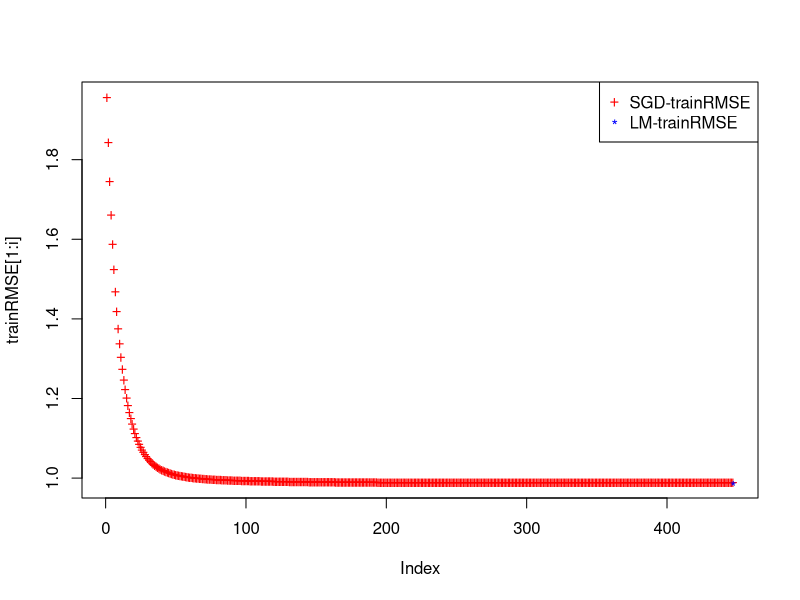
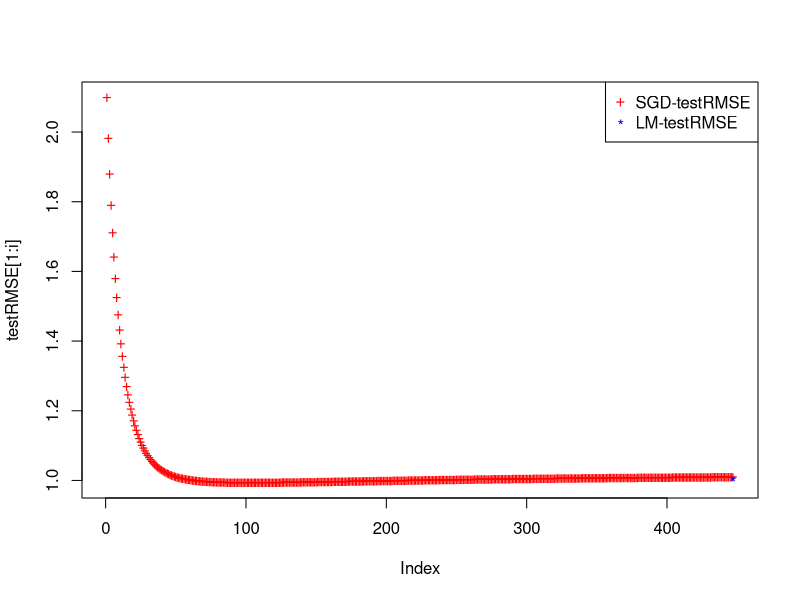
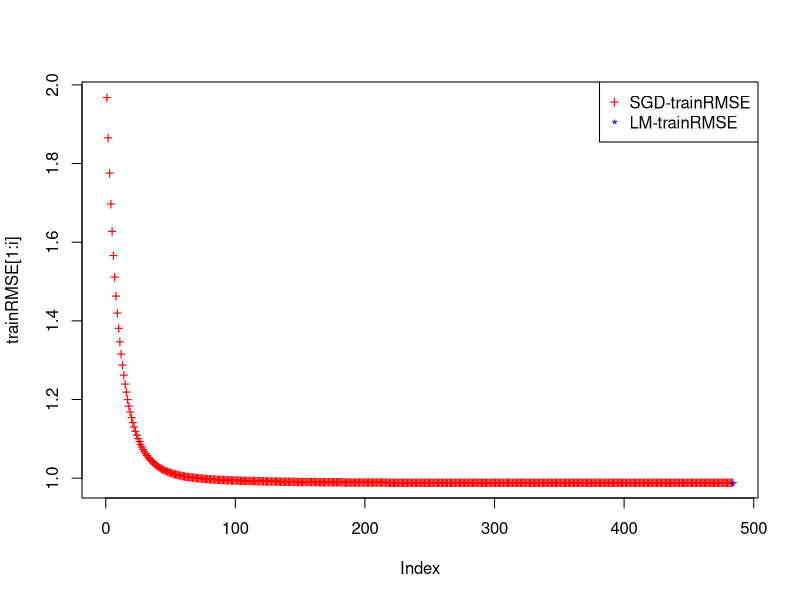
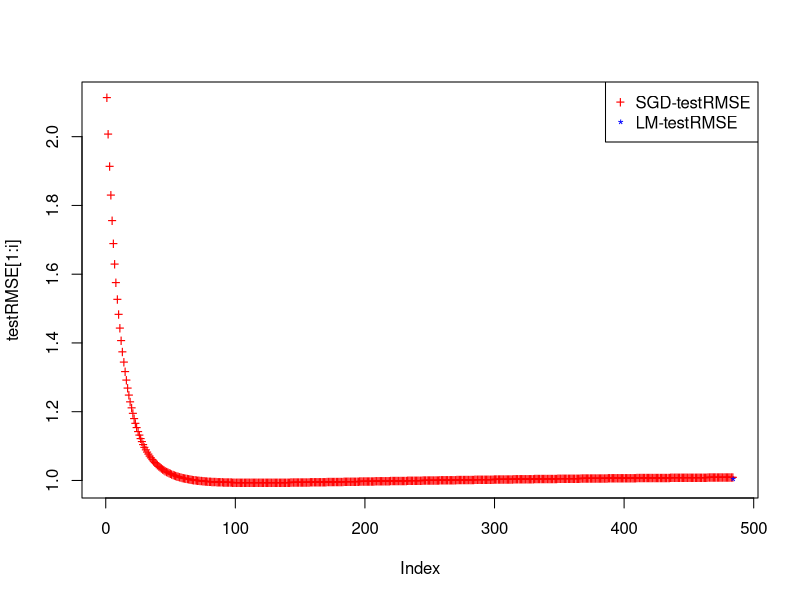
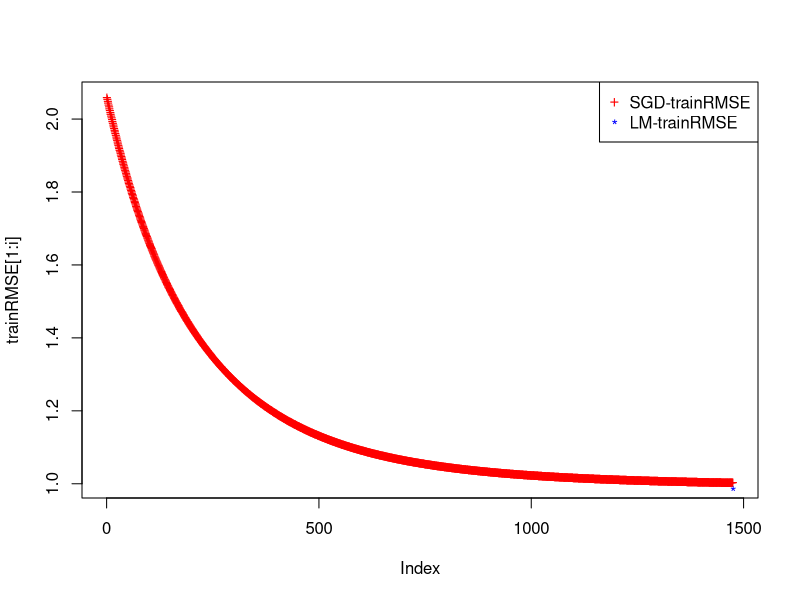
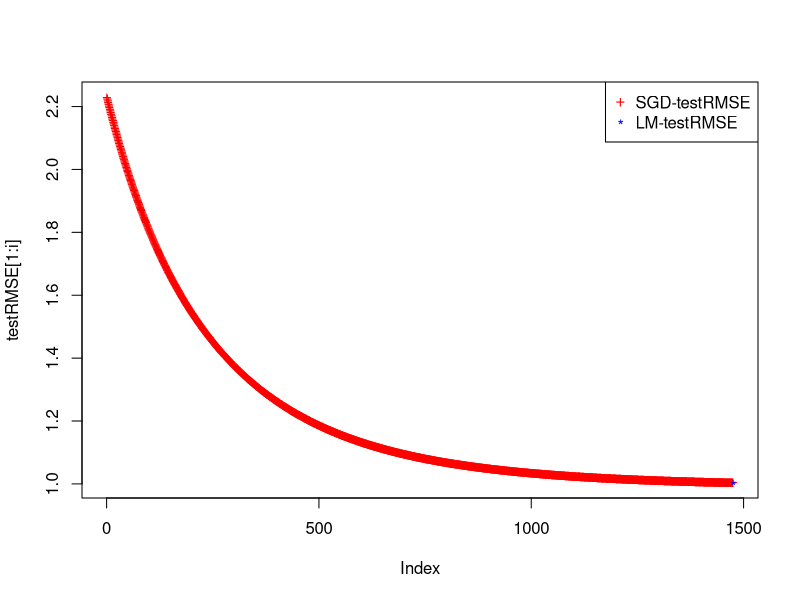

Reproduce these figures in R, in order.
#load data
ff_train = read.csv("forestfire-train.csv", header = TRUE)
ff_test = read.csv("forestfire-test.csv", header = TRUE)

#center and scale data
pffTrain = scale(ff_train,center=TRUE,scale=TRUE)
pffTest =  scale(ff_test,center=TRUE,scale=TRUE)


#suggested method to center and scale data
#returns data frame
# use this line to convert to matrix

#mat = data.matrix(frm)

for(i in 1:ncol(ff_train)) {
     ff_train[,i] = (ff_train[,i]-mean(ff_train[,i]))/sd(ff_train[,i]);
 	}


for(i in 1:ncol(ff_test)) {
     ff_test[,i] = (ff_test[,i]-mean(ff_test[,i]))/sd(ff_test[,i]);
 	}




pffTrain_x = pffTrain[,-9];
pffTrain_y = pffTrain[,9];

pffTest_x = pffTest[,-9];
pffTest_y = pffTest[,9];

#there is some deviation between two methods - defering analysis for later time
#compare.reals = function(a,b,tolerance=1e-5) {
# 	abs(a-b) < tolerance
#}

#print(compare.reals(pffTrain_x,ff_train));

#SGD

# steps
# 1) start with random weight matrix W of dimension 9*1
# for each iteration of SGD do
# 2) find error
# 3) find delta
# 4) update weight matrix
# 5) store RMSE
#


calcRMSE = function(err) {
	#error = x %*% w - y;
	meanError = mean((err^2));
	return(sqrt(meanError));
}

#add intercept column
#pffTrain_x = cbind(1, pffTrain_x)


#num of iterations and learning rate
epochs = 1500 #some large count for array bound

rate = double(3);

rate[1] = 0.0065
rate[2] = 0.00575
rate[3] = 0.00025

er = double(nrow(pffTrain));
erTestLm = double(nrow(pffTest));

#LM 

lm_fit = lm(area~-1+FFMC+DMC+DC+ISI+temp+RH+wind+rain,data.frame(pffTrain))
print(summary(lm_fit))

er =pffTrain[,"area"] - predict(lm_fit, data.frame(pffTrain))
print("LM train RMSE")
print(sqrt(mean(er^2)))

#LM TEST RMSE
erTestLm =pffTest[,"area"] - predict(lm_fit, data.frame(pffTest))
print("LM test RMSE")
print(sqrt(mean(erTestLm^2)))


for(rateIndex in 1:3) {


w = matrix(0.5,nrow=ncol(pffTrain_x));
gradient = matrix(0.0,nrow=ncol(pffTrain_x));


error = double(nrow(pffTrain_x));
testError = double(nrow(pffTest_x));
trainRMSE = double(epochs);
testRMSE = double(epochs);




########################
# GRADIENT DESCENT

#for(i in 1:epochs) {
# 
#	error = pffTrain_x %*% w - pffTrain_y; 
#	trainRMSE[i] = calcRMSE(error);
#	temp =  t(pffTrain_x) %*% error/length(pffTrain_y);
#	gradient = rate * temp;
#	w = w - gradient;
#
#	#test RMSE
#	testError = pffTest_x %*% w - pffTest_y;
#	testRMSE[i] = calcRMSE(testError) ;
#	print(testRMSE[i]);
#
#}

##################	


delta = 1.0000;
prev_w = w;
i=0;


while(delta > 0.0001 ) {

	i=i+1;

	for(j in 1:nrow(pffTrain_x)) {


		Xj =  as.matrix(pffTrain_x[j,]);
		
		error[j] =  pffTrain_y[j] -  ( t(Xj) %*% w ); 

		for(k in 1:ncol(pffTrain_x)) {	
			gradient[k,1] = rate[rateIndex] *  error[j] * Xj[k] / j ;
			w[k,1] = w[k,1] + gradient[k,1];
		}
		
		

	}	
	
	trainRMSE[i] = calcRMSE(error);

	#test RMSE
	testError = pffTest_x %*% w - pffTest_y;
	testRMSE[i] = calcRMSE(testError) ;
	


	delta = max(abs(w - prev_w));
	prev_w = w;
	
}		

print("Total iterations:")
print(i);

print("w found:")
print(w);

print("Train RMSE")
print(trainRMSE[i]);

print("Test RMSE")
print(testRMSE[i]);

filename = paste(getwd(),"/trainRMSE-plot-",rate[rateIndex],".png",sep='');
png(filename);
plot(trainRMSE[1:i],col="red",pch="+");
points(i,sqrt(mean(er^2)),col="blue",pch="*");
legend("topright",legend=c("SGD-trainRMSE","LM-trainRMSE"),pch=c("+","*"),col=c("red","blue"));
dev.off();


filename = paste(getwd(),"/testRMSE-plot-",rate[rateIndex],".png",sep='');
png(filename);
plot(testRMSE[1:i],col="red",pch="+");
points(i,sqrt(mean(erTestLm^2)),col="blue",pch="*");
legend("topright",legend=c("SGD-testRMSE","LM-testRMSE"),pch=c("+","*"),col=c("red","blue"));
dev.off();

}


